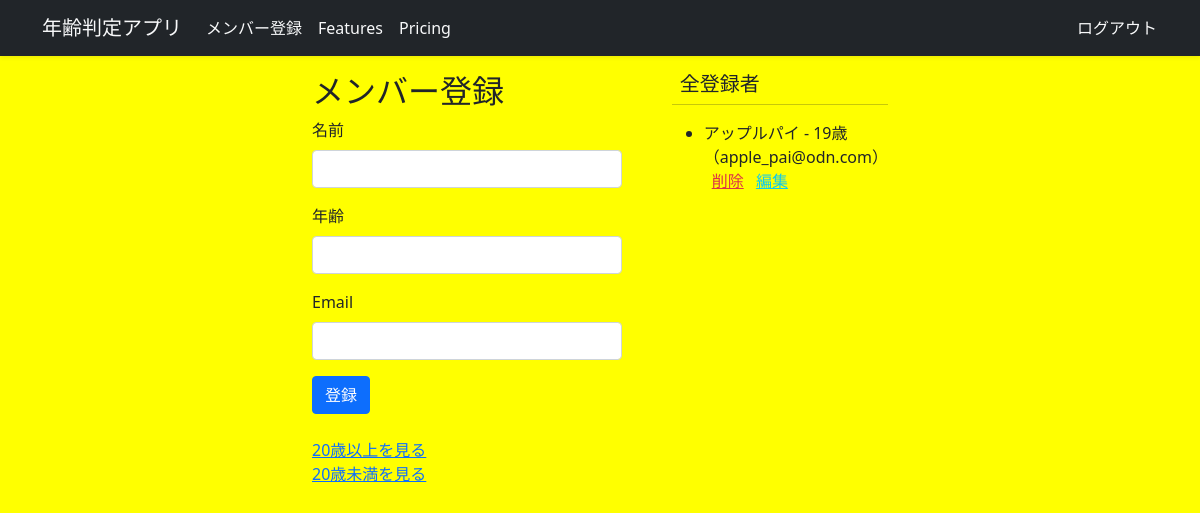
The app's page / (signed in) with its own data.
### app/models.py (models this page shows)
class Person(db.Model):
    id = db.Column(db.Integer, primary_key=True)
    name = db.Column(db.String(50))
    age = db.Column(db.Integer)
    email = db.Column(db.String(120))
    user_id = db.Column(db.Integer, db.ForeignKey('user.id', name='fk_person_user_id'), nullable=False)

### app/main_routes.py (the view, shortened to what this page needs)
@main.route('/', methods=['GET', 'POST'])
@login_required
def index():
    form = PersonForm()
    persons = Person.query.filter_by(user_id=current_user.id).all()
    return render_template(
        'index.html',
        form=form,
        people=persons
    )

### app/forms.py
class PersonForm(FlaskForm):
    name = StringField(
        '名前',
        validators=[DataRequired()]
    )
    age = IntegerField(
        '年齢',
        validators=[DataRequired(), NumberRange(min=0)]
    )
    email = StringField(
        'Email',
        validators=[DataRequired(), Email()]
    )
    submit = SubmitField('登録')

### app/__init__.py (called while the page is built)
@login_manager.user_loader
def load_user(user_id):
    return User.query.get(int(user_id))

### app/templates/index.html (shortened to what this page needs)
{% extends 'base.html' %}
{% block content %}
<div class="cont">
  <div class="wrapper_left">
    <h2>メンバー登録</h2>
    <form method="post">
      <div class="mb-3">
        {{ form.name.label(class="form-label") }}
        {{ form.name(class="form-control") }}
      </div>
      <div class="mb-3">
        {{ form.age.label(class="form-label") }}
        {{ form.age(class="form-control") }}
      </div>
      <div class="mb-3">
        {{ form.email.label(class="form-label") }}
        {% if form.email.errors %}
            {{ form.email(class="form-control is-invalid") }}
            <div class="invalid-feedback">
              {% for error in form.email.errors %}
                  {{ error }}
              {% endfor %}
            </div>
        {% else %}
            {{ form.email(class="form-control") }}
        {% endif %}
     </div>
        {{ form.submit(class="btn btn-primary") }}
   </form>
    <br>
    <a href="{{ url_for('main.over20') }}">20歳以上を見る</a>
    <br><a href="{{ url_for('main.under20') }}">20歳未満を見る</a>
  </div>
  <div class="wrapper_right">
    <h5 class="ms-2">全登録者</h5>
    <hr class="mt-1">
    <ul>
      {% for p in people %}
      <li class="mb-2">
        {{ p.name }} - {{ p.age }}歳 <br>（{{ p.email }}）
        <br>
        <a href="{{ url_for('main.delete', id=p.id ) }}" class="text-danger ms-2">削除</a>
        <a href="{{ url_for('main.edit', id=p.id ) }}" class="text-info ms-2">編集</a>
      </li>
      {% endfor %}
    </ul>
  </div>
</div>
{% endblock %}

### app/static/css/main.css (style rules this page uses)
html > body { background-color: yellow; }
.cont { display: flex; }
.wrapper_left { width: 70%; }
.wrapper_right { margin-left: 50px; }

### records on screen
Person: name "アップルパイ", age "19", email "apple_pai@odn.com"
